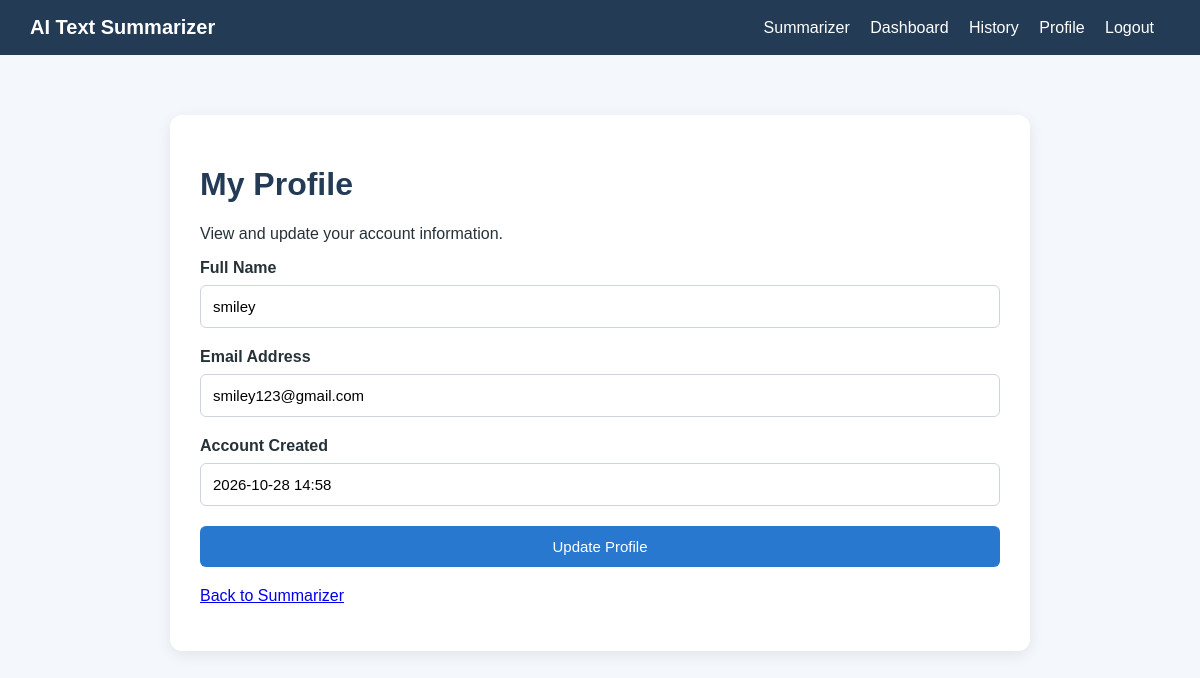
Screenshot of /profile (signed in) with the database file from the repository.
### tables this page shows
CREATE TABLE users (
                id INTEGER PRIMARY KEY AUTOINCREMENT,
                name TEXT NOT NULL,
                email TEXT NOT NULL UNIQUE,
                password_hash TEXT NOT NULL,
                created_at TEXT NOT NULL
            );

### app.py (the view, shortened to what this page needs)
@app.route("/profile", methods=["GET", "POST"])
@login_required
def profile():
    with get_db() as db:
        user = db.execute("""
            SELECT name, email, created_at
            FROM users WHERE id = ?
        """, (session["user_id"],)).fetchone()
    return render_template("profile.html", user=user)

### app.py (called while the page is built)
def get_db():
    connection = sqlite3.connect(DB_PATH)
    connection.row_factory = sqlite3.Row
    return connection

def login_required(function):
    @wraps(function)
    def wrapper(*args, **kwargs):
        if "user_id" not in session:
            flash("Please log in to continue.", "info")
            return redirect(url_for("login"))
        return function(*args, **kwargs)
    return wrapper

### templates/profile.html (shortened to what this page needs)
{% extends "base.html" %}
{% block content %}
<div class="card">
    <h1>My Profile</h1>
    <p>View and update your account information.</p>
    {% if user %}
        <form method="POST" action="{{ url_for('profile') }}">
            <div class="form-group">
                <label for="name">Full Name</label>
                <input
                    type="text"
                    id="name"
                    name="name"
                    value="{{ user['name'] }}"
                    required
                >
            </div>
            <div class="form-group">
                <label for="email">Email Address</label>
                <input
                    type="email"
                    id="email"
                    value="{{ user['email'] }}"
                    readonly
                >
            </div>
            <div class="form-group">
                <label for="created_at">Account Created</label>
                <input
                    type="text"
                    id="created_at"
                    value="{{ user['created_at'] }}"
                    readonly
                >
            </div>
            <button type="submit" class="btn btn-primary">
                Update Profile
            </button>
        </form>
    {% else %}
        <p>Profile information could not be loaded.</p>
    {% endif %}
    <p style="margin-top: 20px;">
        <a href="{{ url_for('home') }}">Back to Summarizer</a>
    </p>
</div>
{% endblock %}

### templates/base.html (style rules this page uses)
* { box-sizing: border-box; }
body { margin: 0; font-family: Arial, sans-serif; background: #f4f7fb; color: #263238; }
.auth-card, .card { background: white; padding: 30px; border-radius: 12px; box-shadow: 0 4px 15px rgba(0, 0, 0, 0.08); }
h1, h2 { color: #243b55; }
.form-group { margin-bottom: 20px; }
label { display: block; margin-bottom: 8px; font-weight: bold; }
input, textarea, select { width: 100%; padding: 12px; border: 1px solid #ccd4df; border-radius: 6px; font-size: 15px; }
.btn { display: inline-block; padding: 12px 18px; border: none; border-radius: 6px; cursor: pointer; text-decoration: none; font-size: 15px; }
.btn-primary { background: #2878d0; color: white; width: 100%; }

### rows the page displays
users: name "smiley", email "smiley123@gmail.com", created_at "2026-10-28 14:58"
